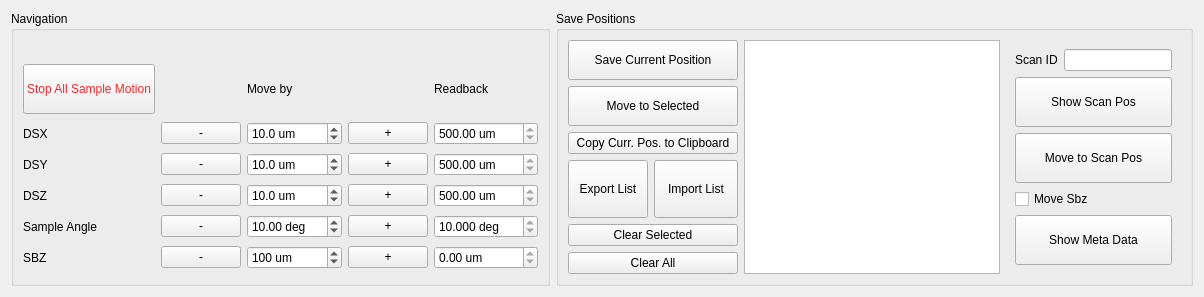
          <widget class="QWidget" name="tab">
           <attribute name="title">
            <string>MLL Module</string>
           </attribute>
           <layout class="QGridLayout" name="gridLayout_61">
            <item row="0" column="0">
             <widget class="QGroupBox" name="groupBox_39">
              <property name="enabled">
               <bool>true</bool>
              </property>
              <property name="sizePolicy">
               <sizepolicy hsizetype="Preferred" vsizetype="Preferred">
                <horstretch>0</horstretch>
                <verstretch>0</verstretch>
               </sizepolicy>
              </property>
              <property name="styleSheet">
               <string notr="true"/>
              </property>
              <property name="title">
               <string>Navigation</string>
              </property>
              <layout class="QGridLayout" name="gridLayout_90">
               <item row="4" column="0">
                <widget class="QLabel" name="label_43">
                 <property name="sizePolicy">
                  <sizepolicy hsizetype="Fixed" vsizetype="Preferred">
                   <horstretch>0</horstretch>
                   <verstretch>0</verstretch>
                  </sizepolicy>
                 </property>
                 <property name="text">
                  <string>DSZ</string>
                 </property>
                </widget>
               </item>
               <item row="4" column="5">
                <widget class="QDoubleSpinBox" name="db_dsz">
                 <property name="sizePolicy">
                  <sizepolicy hsizetype="Preferred" vsizetype="Fixed">
                   <horstretch>0</horstretch>
                   <verstretch>0</verstretch>
                  </sizepolicy>
                 </property>
                 <property name="readOnly">
                  <bool>true</bool>
                 </property>
                 <property name="buttonSymbols">
                  <enum>QAbstractSpinBox::UpDownArrows</enum>
                 </property>
                 <property name="suffix">
                  <string> um</string>
                 </property>
                 <property name="decimals">
                  <number>2</number>
                 </property>
                 <property name="minimum">
                  <double>-9999.000000000000000</double>
                 </property>
                 <property name="maximum">
                  <double>9999.989999999999782</double>
                 </property>
                 <property name="value">
                  <double>500.000000000000000</double>
                 </property>
                </widget>
               </item>
               <item row="3" column="0">
                <widget class="QLabel" name="label_172">
                 <property name="sizePolicy">
                  <sizepolicy hsizetype="Fixed" vsizetype="Preferred">
                   <horstretch>0</horstretch>
                   <verstretch>0</verstretch>
                  </sizepolicy>
                 </property>
                 <property name="text">
                  <string>DSY</string>
                 </property>
                </widget>
               </item>
               <item row="6" column="0">
                <widget class="QLabel" name="label_82">
                 <property name="sizePolicy">
                  <sizepolicy hsizetype="Fixed" vsizetype="Preferred">
                   <horstretch>0</horstretch>
                   <verstretch>0</verstretch>
                  </sizepolicy>
                 </property>
                 <property name="text">
                  <string>SBZ</string>
                 </property>
                </widget>
               </item>
               <item row="5" column="2">
                <widget class="QDoubleSpinBox" name="db_move_dsth">
                 <property name="sizePolicy">
                  <sizepolicy hsizetype="Preferred" vsizetype="Fixed">
                   <horstretch>0</horstretch>
                   <verstretch>0</verstretch>
                  </sizepolicy>
                 </property>
                 <property name="suffix">
                  <string> deg</string>
                 </property>
                 <property name="minimum">
                  <double>-120.000000000000000</double>
                 </property>
                 <property name="maximum">
                  <double>120.000000000000000</double>
                 </property>
                 <property name="singleStep">
                  <double>10.000000000000000</double>
                 </property>
                 <property name="value">
                  <double>10.000000000000000</double>
                 </property>
                </widget>
               </item>
               <item row="2" column="2">
                <widget class="QDoubleSpinBox" name="db_move_dsx">
                 <property name="sizePolicy">
                  <sizepolicy hsizetype="Preferred" vsizetype="Fixed">
                   <horstretch>0</horstretch>
                   <verstretch>0</verstretch>
                  </sizepolicy>
                 </property>
                 <property name="suffix">
                  <string> um</string>
                 </property>
                 <property name="decimals">
                  <number>1</number>
                 </property>
                 <property name="minimum">
                  <double>-10000.000000000000000</double>
                 </property>
                 <property name="maximum">
                  <double>10000.000000000000000</double>
                 </property>
                 <property name="singleStep">
                  <double>5.000000000000000</double>
                 </property>
                 <property name="value">
                  <double>10.000000000000000</double>
                 </property>
                </widget>
               </item>
               <item row="2" column="1">
                <widget class="QPushButton" name="pb_move_dsx_neg">
                 <property name="sizePolicy">
                  <sizepolicy hsizetype="Preferred" vsizetype="Fixed">
                   <horstretch>0</horstretch>
                   <verstretch>0</verstretch>
                  </sizepolicy>
                 </property>
                 <property name="text">
                  <string>   -   </string>
                 </property>
                </widget>
               </item>
               <item row="4" column="4">
                <widget class="QPushButton" name="pb_move_dsz_pos">
                 <property name="sizePolicy">
                  <sizepolicy hsizetype="Preferred" vsizetype="Fixed">
                   <horstretch>0</horstretch>
                   <verstretch>0</verstretch>
                  </sizepolicy>
                 </property>
                 <property name="text">
                  <string>+</string>
                 </property>
                </widget>
               </item>
               <item row="5" column="1">
                <widget class="QPushButton" name="pb_move_dth_pos_neg">
                 <property name="sizePolicy">
                  <sizepolicy hsizetype="Preferred" vsizetype="Fixed">
                   <horstretch>0</horstretch>
                   <verstretch>0</verstretch>
                  </sizepolicy>
                 </property>
                 <property name="text">
                  <string>-</string>
                 </property>
                </widget>
               </item>
               <item row="2" column="5">
                <widget class="QDoubleSpinBox" name="db_dsx">
                 <property name="sizePolicy">
                  <sizepolicy hsizetype="Preferred" vsizetype="Fixed">
                   <horstretch>0</horstretch>
                   <verstretch>0</verstretch>
                  </sizepolicy>
                 </property>
                 <property name="readOnly">
                  <bool>true</bool>
                 </property>
                 <property name="buttonSymbols">
                  <enum>QAbstractSpinBox::UpDownArrows</enum>
                 </property>
                 <property name="suffix">
                  <string> um</string>
                 </property>
                 <property name="decimals">
                  <number>2</number>
                 </property>
                 <property name="minimum">
                  <double>-9999.000000000000000</double>
                 </property>
                 <property name="maximum">
                  <double>9999.000000000000000</double>
                 </property>
                 <property name="value">
                  <double>500.000000000000000</double>
                 </property>
                </widget>
               </item>
               <item row="2" column="4">
                <widget class="QPushButton" name="pb_move_dsx_pos">
                 <property name="sizePolicy">
                  <sizepolicy hsizetype="Preferred" vsizetype="Fixed">
                   <horstretch>0</horstretch>
                   <verstretch>0</verstretch>
                  </sizepolicy>
                 </property>
                 <property name="text">
                  <string>  +  </string>
                 </property>
                </widget>
               </item>
               <item row="4" column="1">
                <widget class="QPushButton" name="pb_move_dsz_neg">
                 <property name="sizePolicy">
                  <sizepolicy hsizetype="Preferred" vsizetype="Fixed">
                   <horstretch>0</horstretch>
                   <verstretch>0</verstretch>
                  </sizepolicy>
                 </property>
                 <property name="text">
                  <string>-</string>
                 </property>
                </widget>
               </item>
               <item row="6" column="4">
                <widget class="QPushButton" name="pb_move_sbz_pos">
                 <property name="sizePolicy">
                  <sizepolicy hsizetype="Preferred" vsizetype="Fixed">
                   <horstretch>0</horstretch>
                   <verstretch>0</verstretch>
                  </sizepolicy>
                 </property>
                 <property name="text">
                  <string>+</string>
                 </property>
                </widget>
               </item>
               <item row="1" column="5">
                <widget class="QLabel" name="label_168">
                 <property name="text">
                  <string>Readback</string>
                 </property>
                </widget>
               </item>
               <item row="3" column="4">
                <widget class="QPushButton" name="pb_move_dsy_pos">
                 <property name="sizePolicy">
                  <sizepolicy hsizetype="Preferred" vsizetype="Fixed">
                   <horstretch>0</horstretch>
                   <verstretch>0</verstretch>
                  </sizepolicy>
                 </property>
                 <property name="text">
                  <string>+</string>
                 </property>
                </widget>
               </item>
               <item row="5" column="4">
                <widget class="QPushButton" name="pb_move_dth_pos">
                 <property name="sizePolicy">
                  <sizepolicy hsizetype="Preferred" vsizetype="Fixed">
                   <horstretch>0</horstretch>
                   <verstretch>0</verstretch>
                  </sizepolicy>
                 </property>
                 <property name="text">
                  <string>+</string>
                 </property>
                </widget>
               </item>
               <item row="3" column="2">
                <widget class="QDoubleSpinBox" name="db_move_dsy">
                 <property name="sizePolicy">
                  <sizepolicy hsizetype="Preferred" vsizetype="Fixed">
                   <horstretch>0</horstretch>
                   <verstretch>0</verstretch>
                  </sizepolicy>
                 </property>
                 <property name="suffix">
                  <string> um</string>
                 </property>
                 <property name="decimals">
                  <number>1</number>
                 </property>
                 <property name="minimum">
                  <double>-10000.000000000000000</double>
                 </property>
                 <property name="maximum">
                  <double>10000.000000000000000</double>
                 </property>
                 <property name="singleStep">
                  <double>5.000000000000000</double>
                 </property>
                 <property name="value">
                  <double>10.000000000000000</double>
                 </property>
                </widget>
               </item>
               <item row="3" column="5">
                <widget class="QDoubleSpinBox" name="db_dsy">
                 <property name="sizePolicy">
                  <sizepolicy hsizetype="Preferred" vsizetype="Fixed">
                   <horstretch>0</horstretch>
                   <verstretch>0</verstretch>
                  </sizepolicy>
                 </property>
                 <property name="readOnly">
                  <bool>true</bool>
                 </property>
                 <property name="buttonSymbols">
                  <enum>QAbstractSpinBox::UpDownArrows</enum>
                 </property>
                 <property name="suffix">
                  <string> um</string>
                 </property>
                 <property name="decimals">
                  <number>2</number>
                 </property>
                 <property name="minimum">
                  <double>-9999.000000000000000</double>
                 </property>
                 <property name="maximum">
                  <double>9999.989999999999782</double>
                 </property>
                 <property name="value">
                  <double>500.000000000000000</double>
                 </property>
                </widget>
               </item>
               <item row="0" column="2">
                <widget class="QLabel" name="label_167">
                 <property name="sizePolicy">
                  <sizepolicy hsizetype="Preferred" vsizetype="Fixed">
                   <horstretch>0</horstretch>
                   <verstretch>0</verstretch>
                  </sizepolicy>
                 </property>
                 <property name="text">
                  <string/>
                 </property>
                </widget>
               </item>
               <item row="1" column="2">
                <widget class="QLabel" name="label_131">
                 <property name="sizePolicy">
                  <sizepolicy hsizetype="Preferred" vsizetype="Fixed">
                   <horstretch>0</horstretch>
                   <verstretch>0</verstretch>
                  </sizepolicy>
                 </property>
                 <property name="styleSheet">
                  <string notr="true"/>
                 </property>
                 <property name="text">
                  <string>Move by</string>
                 </property>
                </widget>
               </item>
               <item row="5" column="0">
                <widget class="QLabel" name="label_169">
                 <property name="sizePolicy">
                  <sizepolicy hsizetype="Fixed" vsizetype="Preferred">
                   <horstretch>0</horstretch>
                   <verstretch>0</verstretch>
                  </sizepolicy>
                 </property>
                 <property name="text">
                  <string>Sample Angle  </string>
                 </property>
                </widget>
               </item>
               <item row="6" column="2">
                <widget class="QDoubleSpinBox" name="db_move_sbz">
                 <property name="sizePolicy">
                  <sizepolicy hsizetype="Preferred" vsizetype="Fixed">
                   <horstretch>0</horstretch>
                   <verstretch>0</verstretch>
                  </sizepolicy>
                 </property>
                 <property name="suffix">
                  <string> um</string>
                 </property>
                 <property name="decimals">
                  <number>0</number>
                 </property>
                 <property name="minimum">
                  <double>-50000.000000000000000</double>
                 </property>
                 <property name="maximum">
                  <double>50000.000000000000000</double>
                 </property>
                 <property name="singleStep">
                  <double>100.000000000000000</double>
                 </property>
                 <property name="value">
                  <double>100.000000000000000</double>
                 </property>
                </widget>
               </item>
               <item row="4" column="2">
                <widget class="QDoubleSpinBox" name="db_move_dsz">
                 <property name="sizePolicy">
                  <sizepolicy hsizetype="Preferred" vsizetype="Fixed">
                   <horstretch>0</horstretch>
                   <verstretch>0</verstretch>
                  </sizepolicy>
                 </property>
                 <property name="suffix">
                  <string> um</string>
                 </property>
                 <property name="decimals">
                  <number>1</number>
                 </property>
                 <property name="minimum">
                  <double>-10000.000000000000000</double>
                 </property>
                 <property name="maximum">
                  <double>10000.000000000000000</double>
                 </property>
                 <property name="singleStep">
                  <double>5.000000000000000</double>
                 </property>
                 <property name="value">
                  <double>10.000000000000000</double>
                 </property>
                </widget>
               </item>
               <item row="6" column="1">
                <widget class="QPushButton" name="pb_move_sbz_neg">
                 <property name="sizePolicy">
                  <sizepolicy hsizetype="Preferred" vsizetype="Fixed">
                   <horstretch>0</horstretch>
                   <verstretch>0</verstretch>
                  </sizepolicy>
                 </property>
                 <property name="text">
                  <string>-</string>
                 </property>
                </widget>
               </item>
               <item row="5" column="5">
                <widget class="QDoubleSpinBox" name="db_dsth">
                 <property name="sizePolicy">
                  <sizepolicy hsizetype="Preferred" vsizetype="Fixed">
                   <horstretch>0</horstretch>
                   <verstretch>0</verstretch>
                  </sizepolicy>
                 </property>
                 <property name="readOnly">
                  <bool>true</bool>
                 </property>
                 <property name="buttonSymbols">
                  <enum>QAbstractSpinBox::UpDownArrows</enum>
                 </property>
                 <property name="suffix">
                  <string> deg</string>
                 </property>
                 <property name="decimals">
                  <number>3</number>
                 </property>
                 <property name="minimum">
                  <double>-200.000000000000000</double>
                 </property>
                 <property name="maximum">
                  <double>200.000000000000000</double>
                 </property>
                 <property name="value">
                  <double>10.000000000000000</double>
                 </property>
                </widget>
               </item>
               <item row="2" column="0">
                <widget class="QLabel" name="label_170">
                 <property name="sizePolicy">
                  <sizepolicy hsizetype="Fixed" vsizetype="Preferred">
                   <horstretch>0</horstretch>
                   <verstretch>0</verstretch>
                  </sizepolicy>
                 </property>
                 <property name="text">
                  <string>DSX</string>
                 </property>
                </widget>
               </item>
               <item row="3" column="1">
                <widget class="QPushButton" name="pb_move_dsy_neg">
                 <property name="sizePolicy">
                  <sizepolicy hsizetype="Preferred" vsizetype="Fixed">
                   <horstretch>0</horstretch>
                   <verstretch>0</verstretch>
                  </sizepolicy>
                 </property>
                 <property name="text">
                  <string>-</string>
                 </property>
                </widget>
               </item>
               <item row="6" column="5">
                <widget class="QDoubleSpinBox" name="db_sbz">
                 <property name="sizePolicy">
                  <sizepolicy hsizetype="Preferred" vsizetype="Fixed">
                   <horstretch>0</horstretch>
                   <verstretch>0</verstretch>
                  </sizepolicy>
                 </property>
                 <property name="readOnly">
                  <bool>true</bool>
                 </property>
                 <property name="buttonSymbols">
                  <enum>QAbstractSpinBox::UpDownArrows</enum>
                 </property>
                 <property name="suffix">
                  <string> um</string>
                 </property>
                 <property name="decimals">
                  <number>2</number>
                 </property>
                 <property name="minimum">
                  <double>-10000.000000000000000</double>
                 </property>
                 <property name="maximum">
                  <double>100000.000000000000000</double>
                 </property>
                 <property name="value">
                  <double>0.000000000000000</double>
                 </property>
                </widget>
               </item>
               <item row="1" column="0">
                <widget class="QPushButton" name="pb_mll_stop_all_sample">
                 <property name="sizePolicy">
                  <sizepolicy hsizetype="Preferred" vsizetype="Preferred">
                   <horstretch>0</horstretch>
                   <verstretch>0</verstretch>
                  </sizepolicy>
                 </property>
                 <property name="styleSheet">
                  <string notr="true">color: rgb(239, 41, 41);</string>
                 </property>
                 <property name="text">
                  <string>
Stop All Sample Motion
</string>
                 </property>
                </widget>
               </item>
              </layout>
             </widget>
            </item>
            <item row="0" column="1">
             <widget class="QGroupBox" name="groupBox_38">
              <property name="enabled">
               <bool>true</bool>
              </property>
              <property name="sizePolicy">
               <sizepolicy hsizetype="Preferred" vsizetype="Preferred">
                <horstretch>0</horstretch>
                <verstretch>0</verstretch>
               </sizepolicy>
              </property>
              <property name="title">
               <string>Save Positions</string>
              </property>
              <layout class="QGridLayout" name="gridLayout_84">
               <item row="0" column="0">
                <layout class="QGridLayout" name="gridLayout_127">
                 <item row="0" column="0">
                  <layout class="QGridLayout" name="gridLayout_128">
                   <item row="2" column="0">
                    <widget class="QPushButton" name="pb_copy_curr_pos_mll">
                     <property name="toolTip">
                      <string>motor values to clipboard</string>
                     </property>
                     <property name="text">
                      <string>Copy Curr. Pos. to Clipboard</string>
                     </property>
                    </widget>
                   </item>
                   <item row="0" column="0">
                    <layout class="QHBoxLayout" name="horizontalLayout_39">
                     <item>
                      <widget class="QPushButton" name="pb_save_pos_mll">
                       <property name="sizePolicy">
                        <sizepolicy hsizetype="Preferred" vsizetype="Preferred">
                         <horstretch>0</horstretch>
                         <verstretch>0</verstretch>
                        </sizepolicy>
                       </property>
                       <property name="styleSheet">
                        <string notr="true"/>
                       </property>
                       <property name="text">
                        <string>Save Current Position</string>
                       </property>
                      </widget>
                     </item>
                    </layout>
                   </item>
                   <item row="1" column="0">
                    <widget class="QPushButton" name="pb_move_pos_mll">
                     <property name="sizePolicy">
                      <sizepolicy hsizetype="Preferred" vsizetype="Preferred">
                       <horstretch>0</horstretch>
                       <verstretch>0</verstretch>
                      </sizepolicy>
                     </property>
                     <property name="styleSheet">
                      <string notr="true"/>
                     </property>
                     <property name="text">
                      <string>Move to Selected</string>
                     </property>
                    </widget>
                   </item>
                  </layout>
                 </item>
                 <item row="2" column="0">
                  <layout class="QGridLayout" name="gridLayout_129">
                   <item row="2" column="0">
                    <widget class="QPushButton" name="pb_roiList_clear_mll">
                     <property name="text">
                      <string>Clear All</string>
                     </property>
                    </widget>
                   </item>
                   <item row="0" column="0">
                    <layout class="QHBoxLayout" name="horizontalLayout_81">
                     <item>
                      <widget class="QPushButton" name="pb_roiList_export_mll">
                       <property name="sizePolicy">
                        <sizepolicy hsizetype="Minimum" vsizetype="Preferred">
                         <horstretch>0</horstretch>
                         <verstretch>0</verstretch>
                        </sizepolicy>
                       </property>
                       <property name="text">
                        <string>  Export List  </string>
                       </property>
                      </widget>
                     </item>
                     <item>
                      <widget class="QPushButton" name="pb_roiList_import_mll">
                       <property name="sizePolicy">
                        <sizepolicy hsizetype="Minimum" vsizetype="Preferred">
                         <horstretch>0</horstretch>
                         <verstretch>0</verstretch>
                        </sizepolicy>
                       </property>
                       <property name="text">
                        <string>   Import List   </string>
                       </property>
                      </widget>
                     </item>
                    </layout>
                   </item>
                   <item row="1" column="0">
                    <widget class="QPushButton" name="pb_roiList_clear_sel_mll">
                     <property name="text">
                      <string>Clear Selected</string>
                     </property>
                    </widget>
                   </item>
                  </layout>
                 </item>
                </layout>
               </item>
               <item row="0" column="1">
                <widget class="QListWidget" name="mll_sample_roi_list_widget">
                 <property name="sizePolicy">
                  <sizepolicy hsizetype="MinimumExpanding" vsizetype="Preferred">
                   <horstretch>0</horstretch>
                   <verstretch>0</verstretch>
                  </sizepolicy>
                 </property>
                </widget>
               </item>
               <item row="0" column="2">
                <widget class="QFrame" name="frame_13">
                 <property name="sizePolicy">
                  <sizepolicy hsizetype="Fixed" vsizetype="Fixed">
                   <horstretch>0</horstretch>
                   <verstretch>0</verstretch>
                  </sizepolicy>
                 </property>
                 <layout class="QGridLayout" name="gridLayout_85">
                  <item row="0" column="0">
                   <layout class="QHBoxLayout" name="horizontalLayout_10">
                    <item>
                     <widget class="QLabel" name="label_166">
                      <property name="sizePolicy">
                       <sizepolicy hsizetype="Preferred" vsizetype="Fixed">
                        <horstretch>0</horstretch>
                        <verstretch>0</verstretch>
                       </sizepolicy>
                      </property>
                      <property name="text">
                       <string>Scan ID</string>
                      </property>
                     </widget>
                    </item>
                    <item>
                     <widget class="QLineEdit" name="le_sid_position_mll">
                      <property name="sizePolicy">
                       <sizepolicy hsizetype="Preferred" vsizetype="Fixed">
                        <horstretch>0</horstretch>
                        <verstretch>0</verstretch>
                       </sizepolicy>
                      </property>
                     </widget>
                    </item>
                   </layout>
                  </item>
                  <item row="2" column="0">
                   <widget class="QPushButton" name="pb_recover_scan_pos_mll">
                    <property name="enabled">
                     <bool>true</bool>
                    </property>
                    <property name="sizePolicy">
                     <sizepolicy hsizetype="Preferred" vsizetype="Fixed">
                      <horstretch>0</horstretch>
                      <verstretch>0</verstretch>
                     </sizepolicy>
                    </property>
                    <property name="text">
                     <string>
Move to Scan Pos
</string>
                    </property>
                   </widget>
                  </item>
                  <item row="3" column="0">
                   <widget class="QCheckBox" name="cb_sid_move_base_mll">
                    <property name="sizePolicy">
                     <sizepolicy hsizetype="Preferred" vsizetype="Fixed">
                      <horstretch>0</horstretch>
                      <verstretch>0</verstretch>
                     </sizepolicy>
                    </property>
                    <property name="text">
                     <string>Move Sbz</string>
                    </property>
                   </widget>
                  </item>
                  <item row="5" column="0">
                   <widget class="QPushButton" name="pb_print_scan_meta_mll">
                    <property name="sizePolicy">
                     <sizepolicy hsizetype="Preferred" vsizetype="Fixed">
                      <horstretch>0</horstretch>
                      <verstretch>0</verstretch>
                     </sizepolicy>
                    </property>
                    <property name="text">
                     <string>
Show Meta Data
</string>
                    </property>
                   </widget>
                  </item>
                  <item row="1" column="0">
                   <widget class="QPushButton" name="pb_show_scan_pos_mll">
                    <property name="sizePolicy">
                     <sizepolicy hsizetype="Preferred" vsizetype="Fixed">
                      <horstretch>0</horstretch>
                      <verstretch>0</verstretch>
                     </sizepolicy>
                    </property>
                    <property name="text">
                     <string>
Show Scan Pos
</string>
                    </property>
                   </widget>
                  </item>
                 </layout>
                </widget>
               </item>
              </layout>
             </widget>
            </item>
           </layout>
          </widget>
